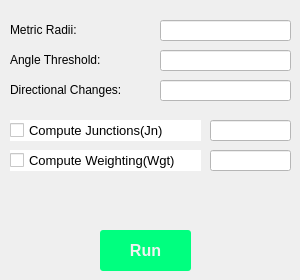
   <widget class="QWidget" name="tab_2">
    <attribute name="title">
     <string>DR</string>
    </attribute>
    <widget class="QLineEdit" name="lineEdit_2">
     <property name="geometry">
      <rect>
       <x>160</x>
       <y>20</y>
       <width>131</width>
       <height>21</height>
      </rect>
     </property>
     <property name="styleSheet">
      <string notr="true">QLineEdit{
	text-decoration:none;
	background:#FFFFFF;
	color:#000000;
		
	font-size:14px;
	font-family:微软雅黑,宋体,Arial,Helvetica,Verdana,sans-serif;
	
}</string>
     </property>
    </widget>
    <widget class="QLabel" name="label_3">
     <property name="geometry">
      <rect>
       <x>10</x>
       <y>20</y>
       <width>141</width>
       <height>19</height>
      </rect>
     </property>
     <property name="text">
      <string>Metric Radii:</string>
     </property>
    </widget>
    <widget class="QPushButton" name="Button_start_scan_3">
     <property name="geometry">
      <rect>
       <x>100</x>
       <y>230</y>
       <width>91</width>
       <height>41</height>
      </rect>
     </property>
     <property name="styleSheet">
      <string notr="true">QPushButton{
	text-decoration:none;
	background:#00FF7F;
	color:#f2f2f2;
	
	padding:10px 30px 10px 30px;
	font-size:16px;
	font-family:微软雅黑,宋体,Arial,Helvetica,Verdana,sans-serif;
	font-weight:bold;
	border-radius:3px;
}</string>
     </property>
     <property name="text">
      <string>Run</string>
     </property>
    </widget>
    <widget class="QLabel" name="label_4">
     <property name="geometry">
      <rect>
       <x>10</x>
       <y>50</y>
       <width>141</width>
       <height>19</height>
      </rect>
     </property>
     <property name="text">
      <string>Angle Threshold:</string>
     </property>
    </widget>
    <widget class="QLineEdit" name="lineEdit_3">
     <property name="geometry">
      <rect>
       <x>160</x>
       <y>50</y>
       <width>131</width>
       <height>21</height>
      </rect>
     </property>
     <property name="styleSheet">
      <string notr="true">QLineEdit{
	text-decoration:none;
	background:#FFFFFF;
	color:#000000;
		
	font-size:14px;
	font-family:微软雅黑,宋体,Arial,Helvetica,Verdana,sans-serif;
	
}</string>
     </property>
    </widget>
    <widget class="QLabel" name="label_5">
     <property name="geometry">
      <rect>
       <x>10</x>
       <y>80</y>
       <width>141</width>
       <height>19</height>
      </rect>
     </property>
     <property name="text">
      <string>Directional Changes:</string>
     </property>
    </widget>
    <widget class="QLineEdit" name="lineEdit_4">
     <property name="geometry">
      <rect>
       <x>160</x>
       <y>80</y>
       <width>131</width>
       <height>21</height>
      </rect>
     </property>
     <property name="styleSheet">
      <string notr="true">QLineEdit{
	text-decoration:none;
	background:#FFFFFF;
	color:#000000;
		
	font-size:14px;
	font-family:微软雅黑,宋体,Arial,Helvetica,Verdana,sans-serif;
	
}</string>
     </property>
    </widget>
    <widget class="QCheckBox" name="checkBox_3">
     <property name="geometry">
      <rect>
       <x>10</x>
       <y>150</y>
       <width>191</width>
       <height>21</height>
      </rect>
     </property>
     <property name="styleSheet">
      <string notr="true">QCheckBox{
	
	
	background:#FFFFFF;
	color:#000000;
		
	font-size:13px;
	font-family:微软雅黑,宋体,Arial,Helvetica,Verdana,sans-serif;
	
}</string>
     </property>
     <property name="text">
      <string>Compute Weighting(Wgt)</string>
     </property>
    </widget>
    <widget class="QLineEdit" name="lineEdit_9">
     <property name="geometry">
      <rect>
       <x>210</x>
       <y>150</y>
       <width>81</width>
       <height>21</height>
      </rect>
     </property>
     <property name="styleSheet">
      <string notr="true">QLineEdit{
	text-decoration:none;
	background:#FFFFFF;
	color:#000000;
		
	font-size:14px;
	font-family:微软雅黑,宋体,Arial,Helvetica,Verdana,sans-serif;
	
}</string>
     </property>
    </widget>
    <widget class="QCheckBox" name="checkBox_4">
     <property name="geometry">
      <rect>
       <x>10</x>
       <y>120</y>
       <width>191</width>
       <height>21</height>
      </rect>
     </property>
     <property name="styleSheet">
      <string notr="true">QCheckBox{
	
	
	background:#FFFFFF;
	color:#000000;
		
	font-size:13px;
	font-family:微软雅黑,宋体,Arial,Helvetica,Verdana,sans-serif;
	
}</string>
     </property>
     <property name="text">
      <string>Compute Junctions(Jn)</string>
     </property>
    </widget>
    <widget class="QLineEdit" name="lineEdit_10">
     <property name="geometry">
      <rect>
       <x>210</x>
       <y>120</y>
       <width>81</width>
       <height>21</height>
      </rect>
     </property>
     <property name="styleSheet">
      <string notr="true">QLineEdit{
	text-decoration:none;
	background:#FFFFFF;
	color:#000000;
		
	font-size:14px;
	font-family:微软雅黑,宋体,Arial,Helvetica,Verdana,sans-serif;
	
}</string>
     </property>
    </widget>
   </widget>
